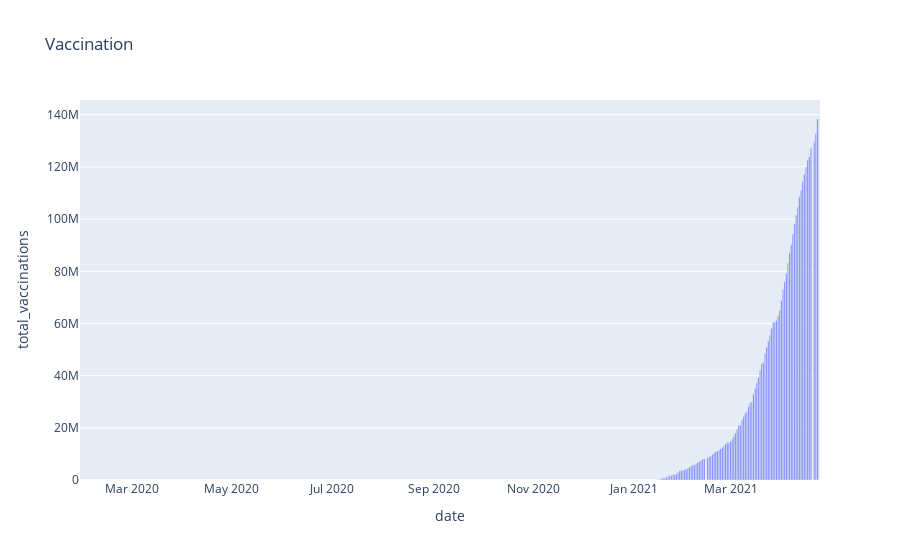

Notebook cell for this chart:
### Code cell
fig = px.bar(india_cases , x='date', y='total_vaccinations',title ='Vaccination')
fig.show()

### Figure 1 — Plotly figure (JSON) as saved in the notebook; plotly's stock layout.template omitted (floating-point values rounded to 4 significant figures; data arrays with more than 128 entries replaced by an {"elided": "..."} marker saying what was removed)
{"data": [{"alignmentgroup": "True", "hovertemplate": "date=%{x}<br>total_vaccinations=%{y}<extra></extra>", "legendgroup": "", "marker": {"color": "#636efa"}, "name": "", "offsetgroup": "", "orientation": "v", "showlegend": false, "textposition": "auto", "type": "bar", "x": {"elided": "451 str values"}, "xaxis": "x", "y": {"elided": "451 int values"}, "yaxis": "y"}], "layout": {"barmode": "relative", "legend": {"tracegroupgap": 0}, "title": {"text": "Vaccination"}, "xaxis": {"anchor": "y", "domain": [0, 1], "title": {"text": "date"}}, "yaxis": {"anchor": "x", "domain": [0, 1], "title": {"text": "total_vaccinations"}}}}
